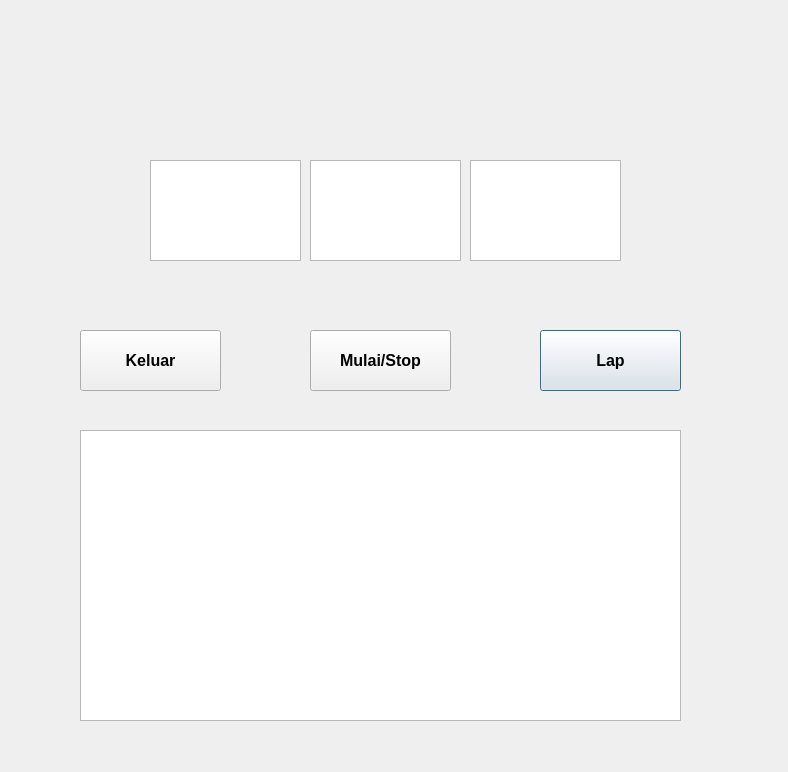
<?xml version="1.0" encoding="UTF-8"?>
<ui version="4.0">
 <class>Dialog</class>
 <widget class="QDialog" name="Dialog">
  <property name="geometry">
   <rect>
    <x>0</x>
    <y>0</y>
    <width>788</width>
    <height>772</height>
   </rect>
  </property>
  <property name="windowTitle">
   <string>Dialog</string>
  </property>
  <widget class="QTextBrowser" name="jam">
   <property name="geometry">
    <rect>
     <x>150</x>
     <y>160</y>
     <width>151</width>
     <height>101</height>
    </rect>
   </property>
  </widget>
  <widget class="QTextBrowser" name="menit">
   <property name="geometry">
    <rect>
     <x>310</x>
     <y>160</y>
     <width>151</width>
     <height>101</height>
    </rect>
   </property>
  </widget>
  <widget class="QTextBrowser" name="detik">
   <property name="geometry">
    <rect>
     <x>470</x>
     <y>160</y>
     <width>151</width>
     <height>101</height>
    </rect>
   </property>
   <property name="font">
    <font>
     <pointsize>18</pointsize>
     <weight>75</weight>
     <bold>true</bold>
    </font>
   </property>
  </widget>
  <widget class="QPushButton" name="Lap">
   <property name="geometry">
    <rect>
     <x>540</x>
     <y>330</y>
     <width>141</width>
     <height>61</height>
    </rect>
   </property>
   <property name="font">
    <font>
     <pointsize>12</pointsize>
     <weight>75</weight>
     <bold>true</bold>
    </font>
   </property>
   <property name="text">
    <string>Lap</string>
   </property>
  </widget>
  <widget class="QPushButton" name="Mulaistop">
   <property name="geometry">
    <rect>
     <x>310</x>
     <y>330</y>
     <width>141</width>
     <height>61</height>
    </rect>
   </property>
   <property name="font">
    <font>
     <pointsize>12</pointsize>
     <weight>75</weight>
     <bold>true</bold>
    </font>
   </property>
   <property name="text">
    <string>Mulai/Stop</string>
   </property>
  </widget>
  <widget class="QTextBrowser" name="LayarLap">
   <property name="geometry">
    <rect>
     <x>80</x>
     <y>430</y>
     <width>601</width>
     <height>291</height>
    </rect>
   </property>
  </widget>
  <widget class="QPushButton" name="keluar">
   <property name="geometry">
    <rect>
     <x>80</x>
     <y>330</y>
     <width>141</width>
     <height>61</height>
    </rect>
   </property>
   <property name="font">
    <font>
     <pointsize>12</pointsize>
     <weight>75</weight>
     <bold>true</bold>
    </font>
   </property>
   <property name="text">
    <string>Keluar</string>
   </property>
  </widget>
 </widget>
 <resources/>
 <connections>
  <connection>
   <sender>keluar</sender>
   <signal>clicked()</signal>
   <receiver>Dialog</receiver>
   <slot>exec()</slot>
   <hints>
    <hint type="sourcelabel">
     <x>110</x>
     <y>348</y>
    </hint>
    <hint type="destinationlabel">
     <x>41</x>
     <y>273</y>
    </hint>
   </hints>
  </connection>
 </connections>
</ui>
